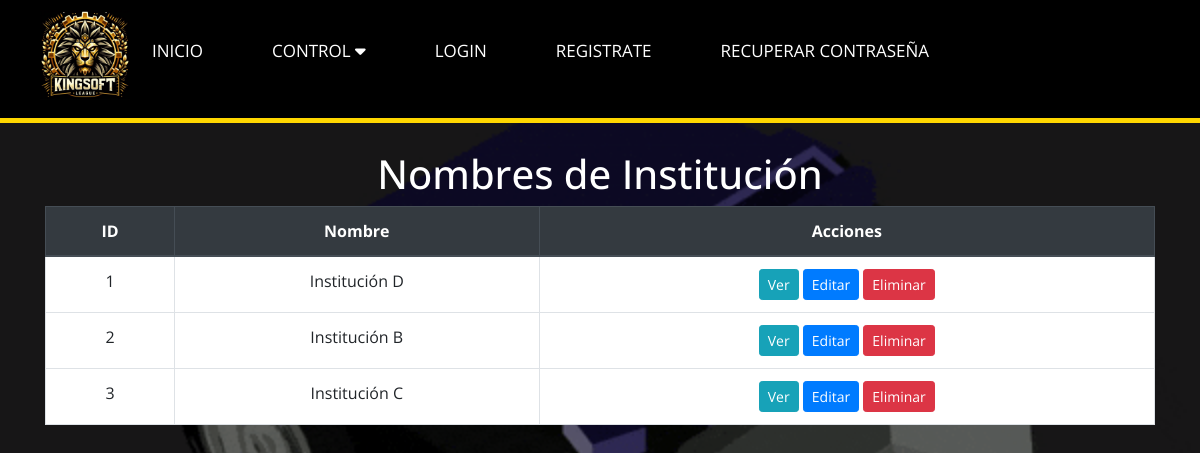
/Versión_1/Diseño/NombreInstitucionView.php, run on an earlier commit of the app's database.
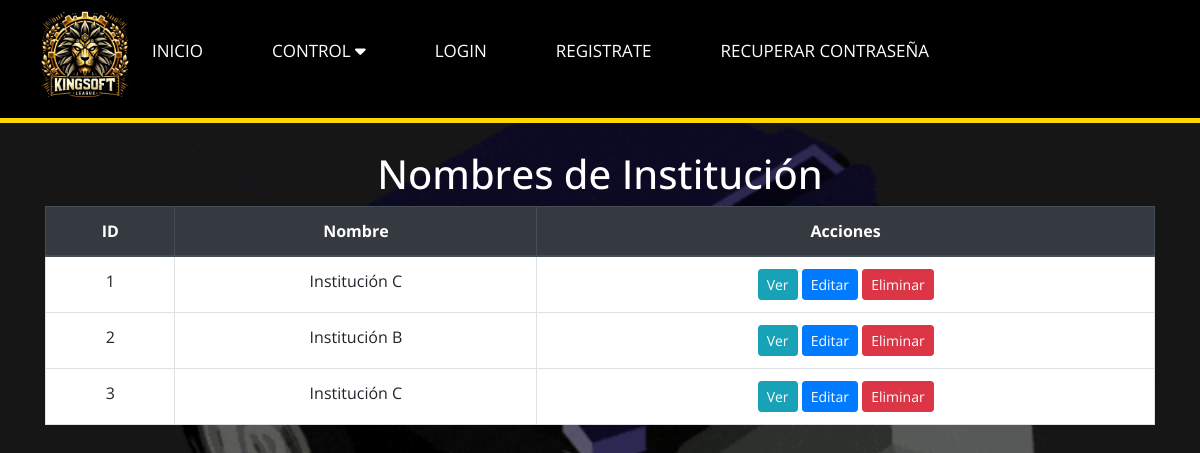
And on a later commit of the database.
### tables this page shows
CREATE TABLE `nombre_institucion` (
  `id` int(11) NOT NULL,
  `nombre` varchar(100) DEFAULT NULL
);

### Versión_1/Diseño/NombreInstitucionController.php (called while the page is built, shortened)
<?php
require_once 'NombreInstitucionModel.php';
class NombreInstitucionController {
    private $model;
    public function __construct($db) {
        $this->model = new NombreInstitucionModel($db);
    }
    public function getAllNombresInstitucion() {
        return $this->model->getAllNombresInstitucion();
    }
}
?>

### Versión_1/Diseño/NombreInstitucionModel.php (called while the page is built, shortened)
<?php
class NombreInstitucionModel {
    private $conn;
    public function __construct($db) {
        $this->conn = $db;
    }
    public function getAllNombresInstitucion() {
        $query = "SELECT * FROM nombre_institucion";
        $stmt = $this->conn->prepare($query);
        $stmt->execute();
        return $stmt;
    }
}
?>

### Versión_1/Diseño/NombreInstitucionView.php (the view, shortened to what this page needs)
<?php
require_once 'NombreInstitucionController.php';
$db = new PDO('mysql:host=localhost;dbname=datosks', 'root', '');
$controller = new NombreInstitucionController($db);
$nombres_institucion = $controller->getAllNombresInstitucion();
?>
<!DOCTYPE html>
<html lang="en">
<head>
    <link rel="stylesheet" href="https://maxcdn.bootstrapcdn.com/bootstrap/4.5.2/css/bootstrap.min.css">
</head>
<body>
<?php
    include 'navegador.php'
    ?>
    <div class="container">
        <h1>Nombres de Institución</h1>
        <table class="table table-bordered">
            <thead class="thead-dark">
                <tr>
                    <th>ID</th>
                    <th>Nombre</th>
                    <th>Acciones</th>
                </tr>
            </thead>
            <tbody>
                <?php while ($nombre_institucion = $nombres_institucion->fetch(PDO::FETCH_ASSOC)) : ?>
                    <tr>
                        <td><?php echo $nombre_institucion['id']; ?></td>
                        <td><?php echo $nombre_institucion['nombre']; ?></td>
                        <td>
                            <a href="vernombre.php?id=<?php echo $nombre_institucion['id']; ?>" class="btn btn-info btn-sm">Ver</a>
                            <a href="editarnombre.php?id=<?php echo $nombre_institucion['id']; ?>" class="btn btn-primary btn-sm">Editar</a>
                            <a href="eliminarnombre.php?id=<?php echo $nombre_institucion['id']; ?>" class="btn btn-danger btn-sm">Eliminar</a>
                        </td>
                    </tr>
                <?php endwhile; ?>
            </tbody>
        </table>
    </div>
</body>
</html>

What changed in the data, as far as the page shows it:
changed nombre_institucion id 1: nombre "Institución D" → "Institución C"
